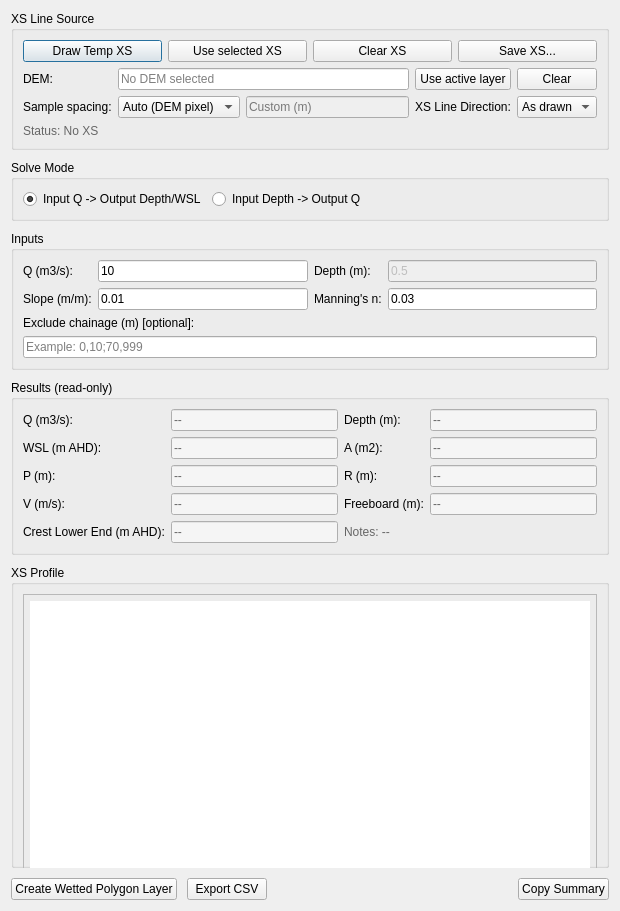
<?xml version='1.0' encoding='utf-8'?>
<ui version="4.0">
 <class>QEP18FlowEstimator</class>
 <widget class="QDialog" name="QEP18FlowEstimator">
  <property name="geometry">
   <rect>
    <x>0</x>
    <y>0</y>
    <width>620</width>
    <height>911</height>
   </rect>
  </property>
  <property name="minimumSize">
   <size>
    <width>620</width>
    <height>820</height>
   </size>
  </property>
  <property name="windowTitle">
   <string>QEP18 - Flow Estimator</string>
  </property>
  <layout class="QVBoxLayout" name="mainLayout">
   <property name="spacing">
    <number>10</number>
   </property>
   <item>
    <widget class="QGroupBox" name="grpXSSource">
     <property name="title">
      <string>XS Line Source</string>
     </property>
     <layout class="QVBoxLayout" name="xsLayout">
      <item>
       <layout class="QHBoxLayout" name="xsButtonsLayout">
        <item>
         <widget class="QPushButton" name="btnDrawTempXS">
          <property name="text">
           <string>Draw Temp XS</string>
          </property>
         </widget>
        </item>
        <item>
         <widget class="QPushButton" name="btnUseSelectedXS">
          <property name="text">
           <string>Use selected XS</string>
          </property>
         </widget>
        </item>
        <item>
         <widget class="QPushButton" name="btnClearXS">
          <property name="text">
           <string>Clear XS</string>
          </property>
         </widget>
        </item>
        <item>
         <widget class="QPushButton" name="btnSaveXS">
          <property name="text">
           <string>Save XS...</string>
          </property>
         </widget>
        </item>
       </layout>
      </item>
      <item>
       <layout class="QGridLayout" name="xsGrid">
        <item row="0" column="0">
         <widget class="QLabel" name="lblDem">
          <property name="text">
           <string>DEM:</string>
          </property>
         </widget>
        </item>
        <item row="0" column="1" colspan="2">
         <widget class="QLineEdit" name="edtDem">
          <property name="readOnly">
           <bool>true</bool>
          </property>
          <property name="placeholderText">
           <string>No DEM selected</string>
          </property>
         </widget>
        </item>
        <item row="0" column="3">
         <widget class="QPushButton" name="btnDemUseActive">
          <property name="text">
           <string>Use active layer</string>
          </property>
         </widget>
        </item>
        <item row="0" column="4">
         <widget class="QPushButton" name="btnDemClear">
          <property name="text">
           <string>Clear</string>
          </property>
         </widget>
        </item>
        <item row="1" column="0">
         <widget class="QLabel" name="lblSampleSpacing">
          <property name="text">
           <string>Sample spacing:</string>
          </property>
         </widget>
        </item>
        <item row="1" column="1">
         <widget class="QComboBox" name="cboSampleSpacing">
          <item>
           <property name="text">
            <string>Auto (DEM pixel)</string>
           </property>
          </item>
          <item>
           <property name="text">
            <string>0.5 x DEM pixel</string>
           </property>
          </item>
          <item>
           <property name="text">
            <string>1 x DEM pixel</string>
           </property>
          </item>
          <item>
           <property name="text">
            <string>2 x DEM pixel</string>
           </property>
          </item>
          <item>
           <property name="text">
            <string>5 m</string>
           </property>
          </item>
          <item>
           <property name="text">
            <string>10 m</string>
           </property>
          </item>
          <item>
           <property name="text">
            <string>Custom...</string>
           </property>
          </item>
         </widget>
        </item>
        <item row="1" column="2">
         <widget class="QLineEdit" name="edtSampleSpacingCustom">
          <property name="enabled">
           <bool>false</bool>
          </property>
          <property name="placeholderText">
           <string>Custom (m)</string>
          </property>
         </widget>
        </item>
        <item row="1" column="3">
         <widget class="QLabel" name="lblChainage">
          <property name="text">
           <string>XS Line Direction:</string>
          </property>
         </widget>
        </item>
        <item row="1" column="4">
         <widget class="QComboBox" name="cboChainage">
          <item>
           <property name="text">
            <string>As drawn</string>
           </property>
          </item>
          <item>
           <property name="text">
            <string>Reverse</string>
           </property>
          </item>
         </widget>
        </item>
       </layout>
      </item>
      <item>
       <widget class="QLabel" name="lblStatus">
        <property name="styleSheet">
         <string>color:#666;</string>
        </property>
        <property name="text">
         <string>Status: No XS</string>
        </property>
       </widget>
      </item>
     </layout>
    </widget>
   </item>
   <item>
    <widget class="QGroupBox" name="grpSolveMode">
     <property name="title">
      <string>Solve Mode</string>
     </property>
     <layout class="QHBoxLayout" name="solveLayout">
      <item>
       <widget class="QRadioButton" name="rdoInputQOutputDepth">
        <property name="text">
         <string>Input Q -&gt; Output Depth/WSL</string>
        </property>
        <property name="checked">
         <bool>true</bool>
        </property>
       </widget>
      </item>
      <item>
       <widget class="QRadioButton" name="rdoInputDepthOutputQ">
        <property name="text">
         <string>Input Depth -&gt; Output Q</string>
        </property>
       </widget>
      </item>
      <item>
       <spacer name="spacerSolve">
        <property name="orientation">
         <enum>Qt::Horizontal</enum>
        </property>
        <property name="sizeHint" stdset="0">
         <size>
          <width>40</width>
          <height>10</height>
         </size>
        </property>
       </spacer>
      </item>
     </layout>
    </widget>
   </item>
   <item>
    <widget class="QGroupBox" name="grpInput">
     <property name="title">
      <string>Inputs</string>
     </property>
     <layout class="QGridLayout" name="inputGrid">
      <item row="0" column="0">
       <widget class="QLabel" name="lblQIn">
        <property name="text">
         <string>Q (m3/s):</string>
        </property>
       </widget>
      </item>
      <item row="0" column="1">
       <widget class="QLineEdit" name="edtQ">
        <property name="text">
         <string>10</string>
        </property>
       </widget>
      </item>
      <item row="0" column="2">
       <widget class="QLabel" name="lblDepthIn">
        <property name="text">
         <string>Depth (m):</string>
        </property>
       </widget>
      </item>
      <item row="0" column="3">
       <widget class="QLineEdit" name="edtDepth">
        <property name="enabled">
         <bool>false</bool>
        </property>
        <property name="text">
         <string>0.5</string>
        </property>
       </widget>
      </item>
      <item row="1" column="0">
       <widget class="QLabel" name="lblS">
        <property name="text">
         <string>Slope (m/m):</string>
        </property>
       </widget>
      </item>
      <item row="1" column="1">
       <widget class="QLineEdit" name="edtSlopeUser">
        <property name="text">
         <string>0.01</string>
        </property>
       </widget>
      </item>
      <item row="1" column="2">
       <widget class="QLabel" name="lblN">
        <property name="text">
         <string>Manning's n:</string>
        </property>
       </widget>
      </item>
      <item row="1" column="3">
       <widget class="QLineEdit" name="edtN">
        <property name="text">
         <string>0.03</string>
        </property>
       </widget>
      </item>
      <item row="2" column="0" colspan="4">
       <widget class="QLabel" name="lblExclude">
        <property name="text">
         <string>Exclude chainage (m) [optional]:</string>
        </property>
       </widget>
      </item>
      <item row="3" column="0" colspan="4">
       <widget class="QLineEdit" name="edtExcludeRanges">
        <property name="placeholderText">
         <string>Example: 0,10;70,999</string>
        </property>
       </widget>
      </item>
     </layout>
    </widget>
   </item>
   <item>
    <widget class="QGroupBox" name="grpResults">
     <property name="title">
      <string>Results (read-only)</string>
     </property>
     <layout class="QGridLayout" name="resultsGrid">
      <item row="0" column="0">
       <widget class="QLabel" name="lblQOut">
        <property name="text">
         <string>Q (m3/s):</string>
        </property>
       </widget>
      </item>
      <item row="0" column="1">
       <widget class="QLineEdit" name="edtQOut">
        <property name="styleSheet">
         <string>color:#666; background:#f5f5f5;</string>
        </property>
        <property name="text">
         <string>--</string>
        </property>
        <property name="readOnly">
         <bool>true</bool>
        </property>
       </widget>
      </item>
      <item row="0" column="2">
       <widget class="QLabel" name="lblDepthOut">
        <property name="text">
         <string>Depth (m):</string>
        </property>
       </widget>
      </item>
      <item row="0" column="3">
       <widget class="QLineEdit" name="edtDepthOut">
        <property name="styleSheet">
         <string>color:#666; background:#f5f5f5;</string>
        </property>
        <property name="text">
         <string>--</string>
        </property>
        <property name="readOnly">
         <bool>true</bool>
        </property>
       </widget>
      </item>
      <item row="1" column="0">
       <widget class="QLabel" name="lblWSL">
        <property name="text">
         <string>WSL (m AHD):</string>
        </property>
       </widget>
      </item>
      <item row="1" column="1">
       <widget class="QLineEdit" name="edtWSL">
        <property name="styleSheet">
         <string>color:#666; background:#f5f5f5;</string>
        </property>
        <property name="text">
         <string>--</string>
        </property>
        <property name="readOnly">
         <bool>true</bool>
        </property>
       </widget>
      </item>
      <item row="1" column="2">
       <widget class="QLabel" name="lblA">
        <property name="text">
         <string>A (m2):</string>
        </property>
       </widget>
      </item>
      <item row="1" column="3">
       <widget class="QLineEdit" name="edtA">
        <property name="styleSheet">
         <string>color:#666; background:#f5f5f5;</string>
        </property>
        <property name="text">
         <string>--</string>
        </property>
        <property name="readOnly">
         <bool>true</bool>
        </property>
       </widget>
      </item>
      <item row="2" column="0">
       <widget class="QLabel" name="lblP">
        <property name="text">
         <string>P (m):</string>
        </property>
       </widget>
      </item>
      <item row="2" column="1">
       <widget class="QLineEdit" name="edtP">
        <property name="styleSheet">
         <string>color:#666; background:#f5f5f5;</string>
        </property>
        <property name="text">
         <string>--</string>
        </property>
        <property name="readOnly">
         <bool>true</bool>
        </property>
       </widget>
      </item>
      <item row="2" column="2">
       <widget class="QLabel" name="lblR">
        <property name="text">
         <string>R (m):</string>
        </property>
       </widget>
      </item>
      <item row="2" column="3">
       <widget class="QLineEdit" name="edtR">
        <property name="styleSheet">
         <string>color:#666; background:#f5f5f5;</string>
        </property>
        <property name="text">
         <string>--</string>
        </property>
        <property name="readOnly">
         <bool>true</bool>
        </property>
       </widget>
      </item>
      <item row="3" column="0">
       <widget class="QLabel" name="lblV">
        <property name="text">
         <string>V (m/s):</string>
        </property>
       </widget>
      </item>
      <item row="3" column="1">
       <widget class="QLineEdit" name="edtV">
        <property name="styleSheet">
         <string>color:#666; background:#f5f5f5;</string>
        </property>
        <property name="text">
         <string>--</string>
        </property>
        <property name="readOnly">
         <bool>true</bool>
        </property>
       </widget>
      </item>
      <item row="3" column="2">
       <widget class="QLabel" name="lblFreeboard">
        <property name="text">
         <string>Freeboard (m):</string>
        </property>
       </widget>
      </item>
      <item row="3" column="3">
       <widget class="QLineEdit" name="edtFreeboard">
        <property name="styleSheet">
         <string>color:#666; background:#f5f5f5;</string>
        </property>
        <property name="text">
         <string>--</string>
        </property>
        <property name="readOnly">
         <bool>true</bool>
        </property>
       </widget>
      </item>
      <item row="4" column="0">
       <widget class="QLabel" name="lblCrestLow">
        <property name="text">
         <string>Crest Lower End (m AHD):</string>
        </property>
       </widget>
      </item>
      <item row="4" column="1">
       <widget class="QLineEdit" name="edtCrestLow">
        <property name="styleSheet">
         <string>color:#666; background:#f5f5f5;</string>
        </property>
        <property name="text">
         <string>--</string>
        </property>
        <property name="readOnly">
         <bool>true</bool>
        </property>
       </widget>
      </item>
      <item row="4" column="2" colspan="2">
       <widget class="QLabel" name="lblResultNotes">
        <property name="styleSheet">
         <string>color:#666;</string>
        </property>
        <property name="text">
         <string>Notes: --</string>
        </property>
        <property name="wordWrap">
         <bool>true</bool>
        </property>
       </widget>
      </item>
     </layout>
    </widget>
   </item>
   <item>
    <widget class="QGroupBox" name="grpProfile">
     <property name="title">
      <string>XS Profile</string>
     </property>
     <layout class="QVBoxLayout" name="profileLayout">
      <item>
       <widget class="QFrame" name="frameProfile">
        <property name="minimumSize">
         <size>
          <width>0</width>
          <height>320</height>
         </size>
        </property>
        <property name="frameShape">
         <enum>QFrame::StyledPanel</enum>
        </property>
        <layout class="QGridLayout" name="profileGrid">
         <property name="leftMargin">
          <number>6</number>
         </property>
         <property name="topMargin">
          <number>6</number>
         </property>
         <property name="rightMargin">
          <number>6</number>
         </property>
         <property name="bottomMargin">
          <number>6</number>
         </property>
         <item row="0" column="0">
          <widget class="QWidget" name="plotPlaceholder" native="true">
           <property name="minimumSize">
            <size>
             <width>0</width>
             <height>280</height>
            </size>
           </property>
           <property name="styleSheet">
            <string>background:white;</string>
           </property>
          </widget>
         </item>
        <item row="1" column="0"><widget class="QLabel" name="lblCursor"><property name="text"><string>X=, Y=</string></property><property name="alignment"><set>Qt::AlignLeading|Qt::AlignLeft|Qt::AlignVCenter</set></property><property name="minimumHeight"><number>18</number></property></widget></item></layout>
       </widget>
      </item>
     </layout>
    </widget>
   </item>
   <item>
    <layout class="QHBoxLayout" name="bottomButtons">
     <item>
      <widget class="QPushButton" name="btnCreateWettedPoly">
       <property name="text">
        <string>Create Wetted Polygon Layer</string>
       </property>
      </widget>
     </item>
     <item>
      <widget class="QPushButton" name="btnExportCSV">
       <property name="text">
        <string>Export CSV</string>
       </property>
      </widget>
     </item>
     <item>
      <spacer name="spacerBottom">
       <property name="orientation">
        <enum>Qt::Horizontal</enum>
       </property>
       <property name="sizeHint" stdset="0">
        <size>
         <width>40</width>
         <height>10</height>
        </size>
       </property>
      </spacer>
     </item>
     <item>
      <widget class="QPushButton" name="btnCopySummary">
       <property name="text">
        <string>Copy Summary</string>
       </property>
      </widget>
     </item>
    </layout>
   </item>
  </layout>
 </widget>
 <resources />
 <connections>
  <connection>
   <sender>rdoInputDepthOutputQ</sender>
   <signal>toggled(bool)</signal>
   <receiver>edtDepth</receiver>
   <slot>setEnabled(bool)</slot>
   <hints>
    <hint type="sourcelabel">
     <x>20</x>
     <y>20</y>
    </hint>
    <hint type="destinationlabel">
     <x>20</x>
     <y>20</y>
    </hint>
   </hints>
  </connection>
  <connection>
   <sender>rdoInputDepthOutputQ</sender>
   <signal>toggled(bool)</signal>
   <receiver>edtQ</receiver>
   <slot>setDisabled(bool)</slot>
   <hints>
    <hint type="sourcelabel">
     <x>20</x>
     <y>20</y>
    </hint>
    <hint type="destinationlabel">
     <x>20</x>
     <y>20</y>
    </hint>
   </hints>
  </connection>
  <connection>
   <sender>rdoInputQOutputDepth</sender>
   <signal>toggled(bool)</signal>
   <receiver>edtQ</receiver>
   <slot>setEnabled(bool)</slot>
   <hints>
    <hint type="sourcelabel">
     <x>20</x>
     <y>20</y>
    </hint>
    <hint type="destinationlabel">
     <x>20</x>
     <y>20</y>
    </hint>
   </hints>
  </connection>
  <connection>
   <sender>rdoInputQOutputDepth</sender>
   <signal>toggled(bool)</signal>
   <receiver>edtDepth</receiver>
   <slot>setDisabled(bool)</slot>
   <hints>
    <hint type="sourcelabel">
     <x>20</x>
     <y>20</y>
    </hint>
    <hint type="destinationlabel">
     <x>20</x>
     <y>20</y>
    </hint>
   </hints>
  </connection>
 </connections>
</ui>
